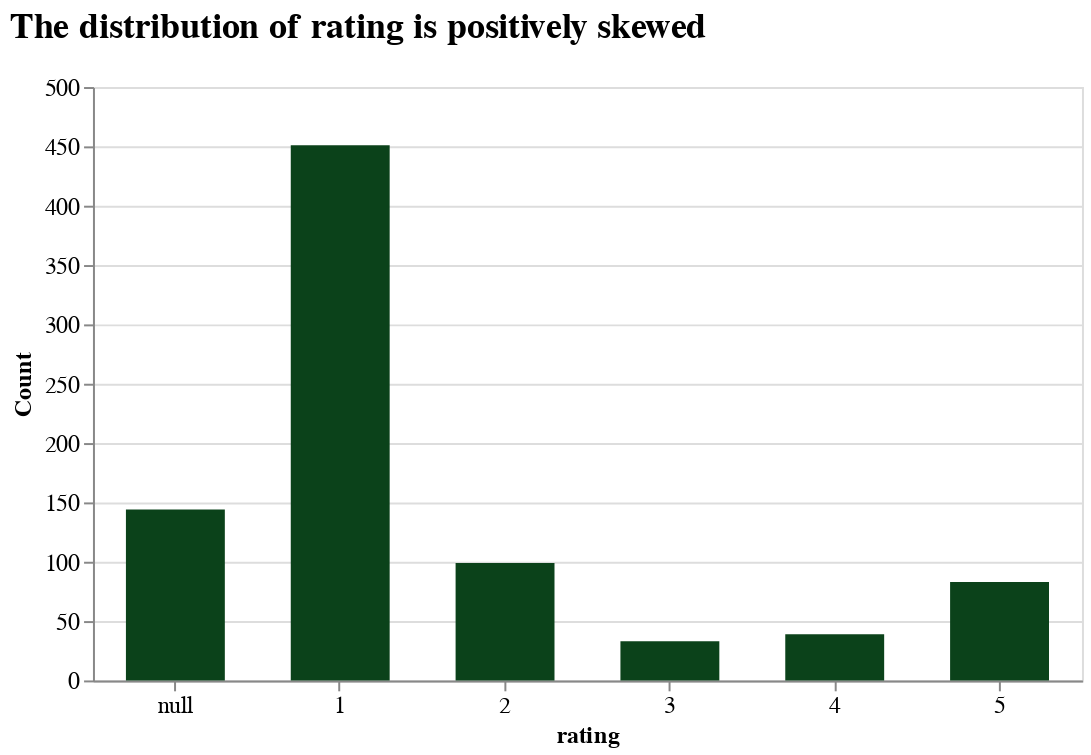

The notebook cell this image was saved under:
### Markdown cell above
<b>Comment</b>: 
- The missing value is random and not related to other column, particularly `review`.
- Because the data distribution is not normal (custering on the lower end of distribution), we will use median to replace the missing values.

### Code cell
# check distribution: visual test
alt.Chart(df).mark_bar(size=50, color='#0b421a').encode(
    alt.X('rating:N', axis=alt.Axis(labelAngle=0)),
    alt.Y('count()', title='Count'),
).properties(
    title=alt.Title('The distribution of rating is positively skewed',
                    anchor='start',
                    fontSize=18,
                    offset=15),
    width=500, height=300
).configure_axis(
    labelFontSize=12,
    titleFontSize=12
)

### Figure 1 — Vega-Lite specification as saved in the notebook (floating-point values rounded to 4 significant figures; data arrays with more than 128 entries replaced by an {"elided": "..."} marker saying what was removed)
{"config": {"view": {"continuousWidth": 300, "continuousHeight": 300}, "axis": {"labelFontSize": 12, "titleFontSize": 12}}, "data": {"name": "data-32179fcab54e546101c3a8753edb1267"}, "mark": {"type": "bar", "color": "#0b421a", "size": 50}, "encoding": {"x": {"axis": {"labelAngle": 0}, "field": "rating", "type": "nominal"}, "y": {"aggregate": "count", "title": "Count", "type": "quantitative"}}, "height": 300, "title": {"text": "The distribution of rating is positively skewed", "anchor": "start", "fontSize": 18, "offset": 15}, "width": 500, "$schema": "https://vega.github.io/schema/vega-lite/v5.17.0.json", "datasets": {"data-32179fcab54e546101c3a8753edb1267": {"elided": "849 records"}}}
